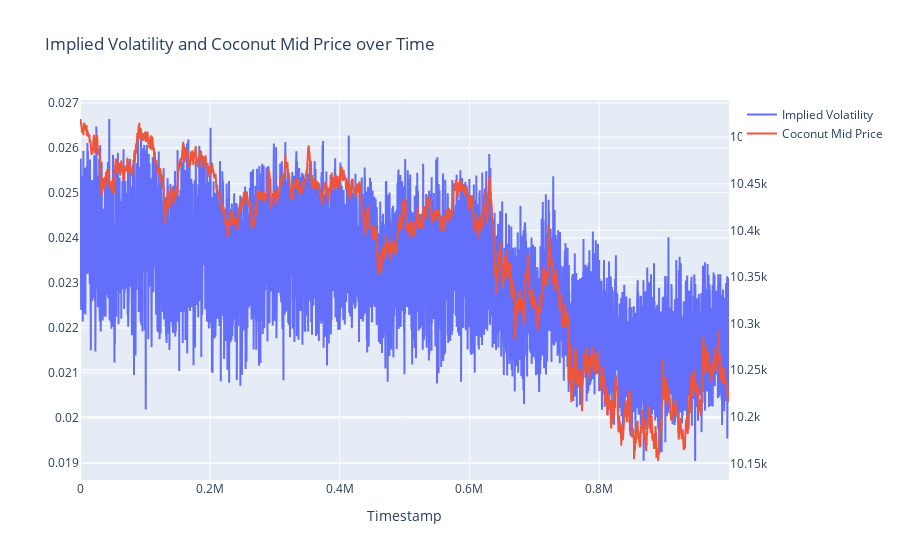

Notebook source saved alongside this figure:
### Code cell
fig = px.line(df_coconut_call, x='timestamp', y='implied_vol', title='Implied Volatility over Time')
import plotly.graph_objects as go

fig = go.Figure()
fig.add_trace(go.Scatter(x=df_coconut_call['timestamp'], y=df_coconut_call['implied_vol'], name="Implied Volatility"))
fig.add_trace(go.Scatter(x=df_coconut_call['timestamp'], y=df_coconut_call['mid_price_coconut'], name="Coconut Mid Price", yaxis="y2"))
fig.update_xaxes(title_text="Timestamp")
fig.update_layout(title_text="Implied Volatility and Coconut Mid Price over Time")
fig.update_layout(yaxis2=dict(overlaying="y", side="right"))
fig.show()

### Figure 1 — Plotly figure (JSON) as saved in the notebook; plotly's stock layout.template omitted (floating-point values rounded to 4 significant figures; data arrays with more than 128 entries replaced by an {"elided": "..."} marker saying what was removed)
{"data": [{"name": "Implied Volatility", "type": "scatter", "x": {"elided": "10000 int values"}, "y": {"elided": "10000 float values"}}, {"name": "Coconut Mid Price", "type": "scatter", "x": {"elided": "10000 int values"}, "y": {"elided": "10000 float values"}, "yaxis": "y2"}], "layout": {"title": {"text": "Implied Volatility and Coconut Mid Price over Time"}, "xaxis": {"title": {"text": "Timestamp"}}, "yaxis2": {"overlaying": "y", "side": "right"}}}
